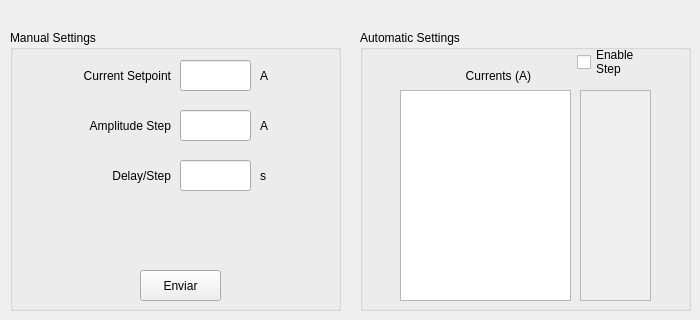
       <widget class="QWidget" name="tab_8">
        <attribute name="title">
         <string>Current Adjustment</string>
        </attribute>
        <widget class="QGroupBox" name="Configuracao_Manual">
         <property name="geometry">
          <rect>
           <x>10</x>
           <y>30</y>
           <width>331</width>
           <height>281</height>
          </rect>
         </property>
         <property name="title">
          <string>Manual Settings</string>
         </property>
         <widget class="QLineEdit" name="Corrente_Linear">
          <property name="geometry">
           <rect>
            <x>170</x>
            <y>30</y>
            <width>71</width>
            <height>31</height>
           </rect>
          </property>
         </widget>
         <widget class="QLineEdit" name="Amplitude_Linear">
          <property name="geometry">
           <rect>
            <x>170</x>
            <y>80</y>
            <width>71</width>
            <height>31</height>
           </rect>
          </property>
          <property name="text">
           <string/>
          </property>
         </widget>
         <widget class="QLineEdit" name="Tempo_Linear">
          <property name="geometry">
           <rect>
            <x>170</x>
            <y>130</y>
            <width>71</width>
            <height>31</height>
           </rect>
          </property>
          <property name="text">
           <string/>
          </property>
         </widget>
         <widget class="QLabel" name="label_81">
          <property name="geometry">
           <rect>
            <x>20</x>
            <y>30</y>
            <width>141</width>
            <height>31</height>
           </rect>
          </property>
          <property name="text">
           <string>Current Setpoint</string>
          </property>
          <property name="alignment">
           <set>Qt::AlignRight|Qt::AlignTrailing|Qt::AlignVCenter</set>
          </property>
         </widget>
         <widget class="QLabel" name="label_82">
          <property name="geometry">
           <rect>
            <x>20</x>
            <y>80</y>
            <width>141</width>
            <height>31</height>
           </rect>
          </property>
          <property name="text">
           <string>Amplitude Step</string>
          </property>
          <property name="alignment">
           <set>Qt::AlignRight|Qt::AlignTrailing|Qt::AlignVCenter</set>
          </property>
         </widget>
         <widget class="QLabel" name="label_88">
          <property name="geometry">
           <rect>
            <x>0</x>
            <y>130</y>
            <width>161</width>
            <height>31</height>
           </rect>
          </property>
          <property name="text">
           <string>Delay/Step</string>
          </property>
          <property name="alignment">
           <set>Qt::AlignRight|Qt::AlignTrailing|Qt::AlignVCenter</set>
          </property>
         </widget>
         <widget class="QLabel" name="label_89">
          <property name="geometry">
           <rect>
            <x>250</x>
            <y>80</y>
            <width>21</width>
            <height>31</height>
           </rect>
          </property>
          <property name="text">
           <string>A</string>
          </property>
         </widget>
         <widget class="QLabel" name="label_90">
          <property name="geometry">
           <rect>
            <x>250</x>
            <y>130</y>
            <width>21</width>
            <height>31</height>
           </rect>
          </property>
          <property name="text">
           <string>s</string>
          </property>
         </widget>
         <widget class="QLabel" name="label_96">
          <property name="geometry">
           <rect>
            <x>250</x>
            <y>30</y>
            <width>21</width>
            <height>31</height>
           </rect>
          </property>
          <property name="text">
           <string>A</string>
          </property>
         </widget>
         <widget class="QPushButton" name="Enviar_Linear">
          <property name="geometry">
           <rect>
            <x>130</x>
            <y>240</y>
            <width>81</width>
            <height>31</height>
           </rect>
          </property>
          <property name="text">
           <string>Enviar</string>
          </property>
          <property name="icon">
           <iconset>
            <normaloff>../../../../Users/james.citadini/.designer/backup/imagens/1351621501_Check.png</normaloff>../../../../Users/james.citadini/.designer/backup/imagens/1351621501_Check.png</iconset>
          </property>
         </widget>
        </widget>
        <widget class="QGroupBox" name="Configuracao_Auto">
         <property name="geometry">
          <rect>
           <x>360</x>
           <y>30</y>
           <width>331</width>
           <height>281</height>
          </rect>
         </property>
         <property name="title">
          <string>Automatic Settings</string>
         </property>
         <widget class="QLabel" name="label_142">
          <property name="geometry">
           <rect>
            <x>70</x>
            <y>30</y>
            <width>101</width>
            <height>31</height>
           </rect>
          </property>
          <property name="text">
           <string>Currents (A)</string>
          </property>
          <property name="alignment">
           <set>Qt::AlignRight|Qt::AlignTrailing|Qt::AlignVCenter</set>
          </property>
         </widget>
         <widget class="QPlainTextEdit" name="Selecao_Corrente_Arbitraria_PUC">
          <property name="enabled">
           <bool>false</bool>
          </property>
          <property name="geometry">
           <rect>
            <x>220</x>
            <y>60</y>
            <width>71</width>
            <height>211</height>
           </rect>
          </property>
          <property name="plainText">
           <string/>
          </property>
         </widget>
         <widget class="QPlainTextEdit" name="Corrente_Arbitraria_PUC">
          <property name="geometry">
           <rect>
            <x>40</x>
            <y>60</y>
            <width>171</width>
            <height>211</height>
           </rect>
          </property>
          <property name="plainText">
           <string/>
          </property>
         </widget>
         <widget class="QCheckBox" name="Hab_Selecao">
          <property name="geometry">
           <rect>
            <x>217</x>
            <y>12</y>
            <width>70</width>
            <height>40</height>
           </rect>
          </property>
          <property name="text">
           <string>Enable
Step</string>
          </property>
         </widget>
        </widget>
       </widget>
